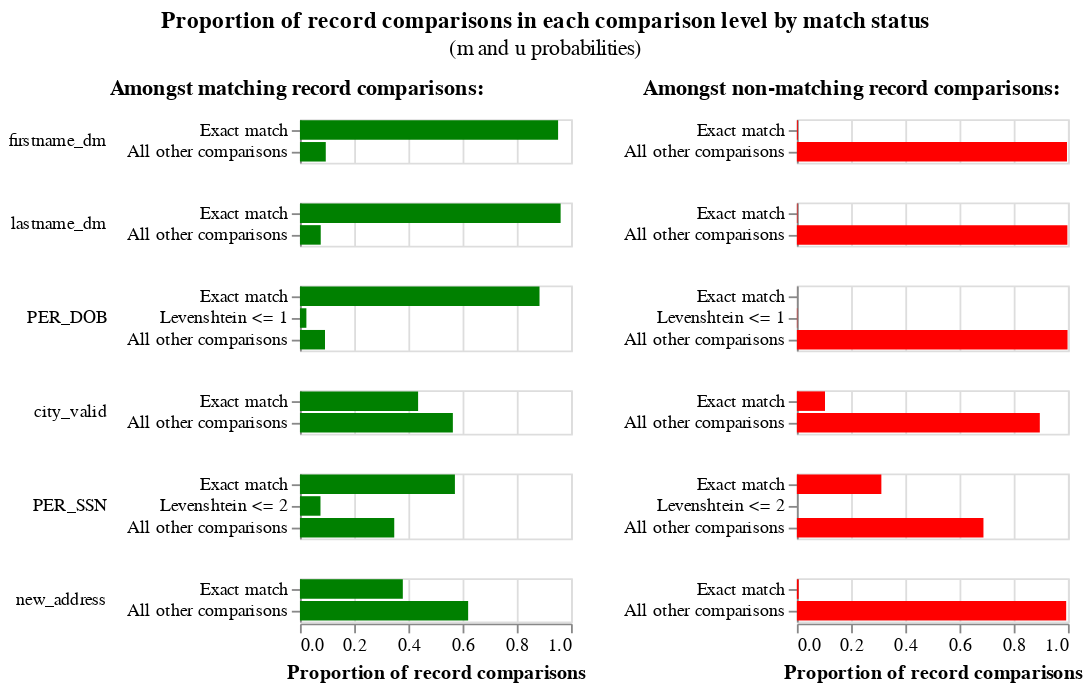

Source (notebook cell):
### Code cell
linker.m_u_parameters_chart()

### Figure 1 — Vega-Lite specification as saved in the notebook (floating-point values rounded to 4 significant figures)
{"config": {"view": {"continuousWidth": 300, "continuousHeight": 300, "discreteHeight": 300, "discreteWidth": 400}, "header": {"title": null}, "title": {"anchor": "middle", "offset": 10}}, "hconcat": [{"mark": "bar", "encoding": {"color": {"value": "green"}, "row": {"field": "comparison_name", "header": {"labelAlign": "left", "labelAnchor": "middle", "labelAngle": 0}, "sort": {"field": "comparison_sort_order"}, "type": "nominal"}, "tooltip": [{"field": "m_probability_description", "title": "m probability description", "type": "nominal"}, {"field": "comparison_name", "title": "Comparison column name", "type": "nominal"}, {"field": "label_for_charts", "title": "Label", "type": "ordinal"}, {"field": "sql_condition", "title": "SQL condition", "type": "nominal"}, {"field": "m_probability", "format": ".4p", "title": "m probability", "type": "quantitative"}, {"field": "u_probability", "format": ".4p", "title": "u probability", "type": "quantitative"}, {"field": "bayes_factor", "format": ",.4f", "title": "Bayes factor = m/u", "type": "quantitative"}, {"field": "log2_bayes_factor", "format": ",.4f", "title": "Match weight = log2(m/u)", "type": "quantitative"}], "x": {"axis": {"title": "Proportion of record comparisons"}, "field": "m_probability", "type": "quantitative"}, "y": {"axis": {"title": null}, "field": "label_for_charts", "sort": {"field": "comparison_vector_value", "order": "descending"}, "type": "nominal"}}, "height": {"step": 12}, "resolve": {"scale": {"y": "independent"}}, "title": {"text": "Amongst matching record comparisons:", "fontSize": 12, "fontWeight": "bold"}, "transform": [{"filter": "(datum.bayes_factor != 'no-op filter due to vega lite issue 4680')"}], "width": 150}, {"mark": "bar", "encoding": {"color": {"value": "red"}, "row": {"field": "comparison_name", "header": {"labels": false}, "sort": {"field": "comparison_sort_order"}, "type": "nominal"}, "tooltip": [{"field": "u_probability_description", "title": "u probability description", "type": "nominal"}, {"field": "comparison_name", "title": "Comparison column name", "type": "nominal"}, {"field": "label_for_charts", "title": "Label", "type": "ordinal"}, {"field": "sql_condition", "title": "SQL condition", "type": "nominal"}, {"field": "m_probability", "format": ".4p", "title": "m probability", "type": "quantitative"}, {"field": "u_probability", "format": ".4p", "title": "u probability", "type": "quantitative"}, {"field": "bayes_factor", "format": ",.4f", "title": "Bayes factor = m/u", "type": "quantitative"}, {"field": "log2_bayes_factor", "format": ",.4f", "title": "Match weight = log2(m/u)", "type": "quantitative"}], "x": {"axis": {"title": "Proportion of record comparisons"}, "field": "u_probability", "type": "quantitative"}, "y": {"axis": {"title": null}, "field": "label_for_charts", "sort": {"field": "comparison_vector_value", "order": "descending"}, "type": "nominal"}}, "height": {"step": 12}, "resolve": {"scale": {"y": "independent"}}, "title": {"text": "Amongst non-matching record comparisons:", "fontSize": 12, "fontWeight": "bold"}, "transform": [{"filter": "(datum.bayes_factor != 'no-op filter2 due to vega lite issue 4680')"}], "width": 150}], "data": {"name": "data-c2527c366f494ae7ac8556dc0d6e5d0e"}, "title": {"text": "Proportion of record comparisons in each comparison level by match status", "subtitle": "(m and u probabilities)"}, "$schema": "https://vega.github.io/schema/vega-lite/v5.9.3.json", "datasets": {"data-c2527c366f494ae7ac8556dc0d6e5d0e": [{"comparison_name": "firstname_dm", "sql_condition": "\"firstname_dm_l\" = \"firstname_dm_r\"", "label_for_charts": "Exact match", "m_probability": 0.9524, "u_probability": 0.00351, "m_probability_description": "Amongst matching record comparisons, 95.24% of records are in the exact match comparison level", "u_probability_description": "Amongst non-matching record comparisons, 0.35% of records are in the exact match comparison level", "has_tf_adjustments": false, "tf_adjustment_column": null, "tf_adjustment_weight": 1.0, "is_null_level": false, "bayes_factor": 271.4, "log2_bayes_factor": 8.084, "comparison_vector_value": 1, "max_comparison_vector_value": 1, "bayes_factor_description": "If comparison level is `exact match` then comparison is 271.35 times more likely to be a match", "probability_two_random_records_match": 3.832e-05, "comparison_sort_order": 0}, {"comparison_name": "firstname_dm", "sql_condition": "ELSE", "label_for_charts": "All other comparisons", "m_probability": 0.09524, "u_probability": 0.9965, "m_probability_description": "Amongst matching record comparisons, 9.52% of records are in the all other comparisons comparison level", "u_probability_description": "Amongst non-matching record comparisons, 99.65% of records are in the all other comparisons comparison level", "has_tf_adjustments": false, "tf_adjustment_column": null, "tf_adjustment_weight": 1.0, "is_null_level": false, "bayes_factor": 0.09557, "log2_bayes_factor": -3.387, "comparison_vector_value": 0, "max_comparison_vector_value": 1, "bayes_factor_description": "If comparison level is `all other comparisons` then comparison is  10.46 times less likely to be a match", "probability_two_random_records_match": 3.832e-05, "comparison_sort_order": 0}, {"comparison_name": "lastname_dm", "sql_condition": "\"lastname_dm_l\" = \"lastname_dm_r\"", "label_for_charts": "Exact match", "m_probability": 0.9617, "u_probability": 0.002109, "m_probability_description": "Amongst matching record comparisons, 96.17% of records are in the exact match comparison level", "u_probability_description": "Amongst non-matching record comparisons, 0.21% of records are in the exact match comparison level", "has_tf_adjustments": false, "tf_adjustment_column": null, "tf_adjustment_weight": 1.0, "is_null_level": false, "bayes_factor": 456.1, "log2_bayes_factor": 8.833, "comparison_vector_value": 1, "max_comparison_vector_value": 1, "bayes_factor_description": "If comparison level is `exact match` then comparison is 456.06 times more likely to be a match", "probability_two_random_records_match": 3.832e-05, "comparison_sort_order": 1}, {"comparison_name": "lastname_dm", "sql_condition": "ELSE", "label_for_charts": "All other comparisons", "m_probability": 0.07663, "u_probability": 0.9979, "m_probability_description": "Amongst matching record comparisons, 7.66% of records are in the all other comparisons comparison level", "u_probability_description": "Amongst non-matching record comparisons, 99.79% of records are in the all other comparisons comparison level", "has_tf_adjustments": false, "tf_adjustment_column": null, "tf_adjustment_weight": 1.0, "is_null_level": false, "bayes_factor": 0.0768, "log2_bayes_factor": -3.703, "comparison_vector_value": 0, "max_comparison_vector_value": 1, "bayes_factor_description": "If comparison level is `all other comparisons` then comparison is  13.02 times less likely to be a match", "probability_two_random_records_match": 3.832e-05, "comparison_sort_order": 1}, {"comparison_name": "PER_DOB", "sql_condition": "\"PER_DOB_l\" = \"PER_DOB_r\"", "label_for_charts": "Exact match", "m_probability": 0.8838, "u_probability": 8.163e-05, "m_probability_description": "Amongst matching record comparisons, 88.38% of records are in the exact match comparison level", "u_probability_description": "Amongst non-matching record comparisons, 0.01% of records are in the exact match comparison level", "has_tf_adjustments": false, "tf_adjustment_column": null, "tf_adjustment_weight": 1.0, "is_null_level": false, "bayes_factor": 10830.0, "log2_bayes_factor": 13.4, "comparison_vector_value": 2, "max_comparison_vector_value": 2, "bayes_factor_description": "If comparison level is `exact match` then comparison is 10,826.74 times more likely to be a match", "probability_two_random_records_match": 3.832e-05, "comparison_sort_order": 2}, {"comparison_name": "PER_DOB", "sql_condition": "levenshtein(\"PER_DOB_l\", \"PER_DOB_r\") <= 1", "label_for_charts": "Levenshtein <= 1", "m_probability": 0.02371, "u_probability": 0.001355, "m_probability_description": "Amongst matching record comparisons, 2.37% of records are in the levenshtein <= 1 comparison level", "u_probability_description": "Amongst non-matching record comparisons, 0.14% of records are in the levenshtein <= 1 comparison level", "has_tf_adjustments": false, "tf_adjustment_column": null, "tf_adjustment_weight": 1.0, "is_null_level": false, "bayes_factor": 17.5, "log2_bayes_factor": 4.129, "comparison_vector_value": 1, "max_comparison_vector_value": 2, "bayes_factor_description": "If comparison level is `levenshtein <= 1` then comparison is 17.50 times more likely to be a match", "probability_two_random_records_match": 3.832e-05, "comparison_sort_order": 2}, {"comparison_name": "PER_DOB", "sql_condition": "ELSE", "label_for_charts": "All other comparisons", "m_probability": 0.09248, "u_probability": 0.9986, "m_probability_description": "Amongst matching record comparisons, 9.25% of records are in the all other comparisons comparison level", "u_probability_description": "Amongst non-matching record comparisons, 99.86% of records are in the all other comparisons comparison level", "has_tf_adjustments": false, "tf_adjustment_column": null, "tf_adjustment_weight": 1.0, "is_null_level": false, "bayes_factor": 0.09261, "log2_bayes_factor": -3.433, "comparison_vector_value": 0, "max_comparison_vector_value": 2, "bayes_factor_description": "If comparison level is `all other comparisons` then comparison is  10.80 times less likely to be a match", "probability_two_random_records_match": 3.832e-05, "comparison_sort_order": 2}, {"comparison_name": "city_valid", "sql_condition": "\"city_valid_l\" = \"city_valid_r\"", "label_for_charts": "Exact match", "m_probability": 0.4359, "u_probability": 0.1038, "m_probability_description": "Amongst matching record comparisons, 43.59% of records are in the exact match comparison level", "u_probability_description": "Amongst non-matching record comparisons, 10.38% of records are in the exact match comparison level", "has_tf_adjustments": true, "tf_adjustment_column": "city_valid", "tf_adjustment_weight": 1.0, "is_null_level": false, "bayes_factor": 4.2, "log2_bayes_factor": 2.07, "comparison_vector_value": 1, "max_comparison_vector_value": 1, "bayes_factor_description": "If comparison level is `exact match` then comparison is 4.20 times more likely to be a match", "probability_two_random_records_match": 3.832e-05, "comparison_sort_order": 3}, {"comparison_name": "city_valid", "sql_condition": "ELSE", "label_for_charts": "All other comparisons", "m_probability": 0.5641, "u_probability": 0.8962, "m_probability_description": "Amongst matching record comparisons, 56.41% of records are in the all other comparisons comparison level", "u_probability_description": "Amongst non-matching record comparisons, 89.62% of records are in the all other comparisons comparison level", "has_tf_adjustments": false, "tf_adjustment_column": null, "tf_adjustment_weight": 1.0, "is_null_level": false, "bayes_factor": 0.6294, "log2_bayes_factor": -0.6679, "comparison_vector_value": 0, "max_comparison_vector_value": 1, "bayes_factor_description": "If comparison level is `all other comparisons` then comparison is  1.59 times less likely to be a match", "probability_two_random_records_match": 3.832e-05, "comparison_sort_order": 3}, {"comparison_name": "PER_SSN", "sql_condition": "\"PER_SSN_l\" = \"PER_SSN_r\"", "label_for_charts": "Exact match", "m_probability": 0.5717, "u_probability": 0.3117, "m_probability_description": "Amongst matching record comparisons, 57.17% of records are in the exact match comparison level", "u_probability_description": "Amongst non-matching record comparisons, 31.17% of records are in the exact match comparison level", "has_tf_adjustments": false, "tf_adjustment_column": null, "tf_adjustment_weight": 1.0, "is_null_level": false, "bayes_factor": 1.834, "log2_bayes_factor": 0.8752, "comparison_vector_value": 2, "max_comparison_vector_value": 2, "bayes_factor_description": "If comparison level is `exact match` then comparison is 1.83 times more likely to be a match", "probability_two_random_records_match": 3.832e-05, "comparison_sort_order": 4}, {"comparison_name": "PER_SSN", "sql_condition": "levenshtein(\"PER_SSN_l\", \"PER_SSN_r\") <= 2", "label_for_charts": "Levenshtein <= 2", "m_probability": 0.0757, "u_probability": 7.138e-06, "m_probability_description": "Amongst matching record comparisons, 7.57% of records are in the levenshtein <= 2 comparison level", "u_probability_description": "Amongst non-matching record comparisons, 0.00% of records are in the levenshtein <= 2 comparison level", "has_tf_adjustments": false, "tf_adjustment_column": null, "tf_adjustment_weight": 1.0, "is_null_level": false, "bayes_factor": 10610.0, "log2_bayes_factor": 13.37, "comparison_vector_value": 1, "max_comparison_vector_value": 2, "bayes_factor_description": "If comparison level is `levenshtein <= 2` then comparison is 10,605.35 times more likely to be a match", "probability_two_random_records_match": 3.832e-05, "comparison_sort_order": 4}, {"comparison_name": "PER_SSN", "sql_condition": "ELSE", "label_for_charts": "All other comparisons", "m_probability": 0.3479, "u_probability": 0.6883, "m_probability_description": "Amongst matching record comparisons, 34.79% of records are in the all other comparisons comparison level", "u_probability_description": "Amongst non-matching record comparisons, 68.83% of records are in the all other comparisons comparison level", "has_tf_adjustments": false, "tf_adjustment_column": null, "tf_adjustment_weight": 1.0, "is_null_level": false, "bayes_factor": 0.5054, "log2_bayes_factor": -0.9846, "comparison_vector_value": 0, "max_comparison_vector_value": 2, "bayes_factor_description": "If comparison level is `all other comparisons` then comparison is  1.98 times less likely to be a match", "probability_two_random_records_match": 3.832e-05, "comparison_sort_order": 4}, {"comparison_name": "new_address", "sql_condition": "\"new_address_l\" = \"new_address_r\"", "label_for_charts": "Exact match", "m_probability": 0.3795, "u_probability": 0.006492, "m_probability_description": "Amongst matching record comparisons, 37.95% of records are in the exact match comparison level", "u_probability_description": "Amongst non-matching record comparisons, 0.65% of records are in the exact match comparison level", "has_tf_adjustments": true, "tf_adjustment_column": "new_address", "tf_adjustment_weight": 1.0, "is_null_level": false, "bayes_factor": 58.45, "log2_bayes_factor": 5.869, "comparison_vector_value": 1, "max_comparison_vector_value": 1, "bayes_factor_description": "If comparison level is `exact match` then comparison is 58.45 times more likely to be a match", "probability_two_random_records_match": 3.832e-05, "comparison_sort_order": 5}, {"comparison_name": "new_address", "sql_condition": "ELSE", "label_for_charts": "All other comparisons", "m_probability": 0.6205, "u_probability": 0.9935, "m_probability_description": "Amongst matching record comparisons, 62.05% of records are in the all other comparisons comparison level", "u_probability_description": "Amongst non-matching record comparisons, 99.35% of records are in the all other comparisons comparison level", "has_tf_adjustments": false, "tf_adjustment_column": null, "tf_adjustment_weight": 1.0, "is_null_level": false, "bayes_factor": 0.6246, "log2_bayes_factor": -0.6791, "comparison_vector_value": 0, "max_comparison_vector_value": 1, "bayes_factor_description": "If comparison level is `all other comparisons` then comparison is  1.60 times less likely to be a match", "probability_two_random_records_match": 3.832e-05, "comparison_sort_order": 5}]}}
